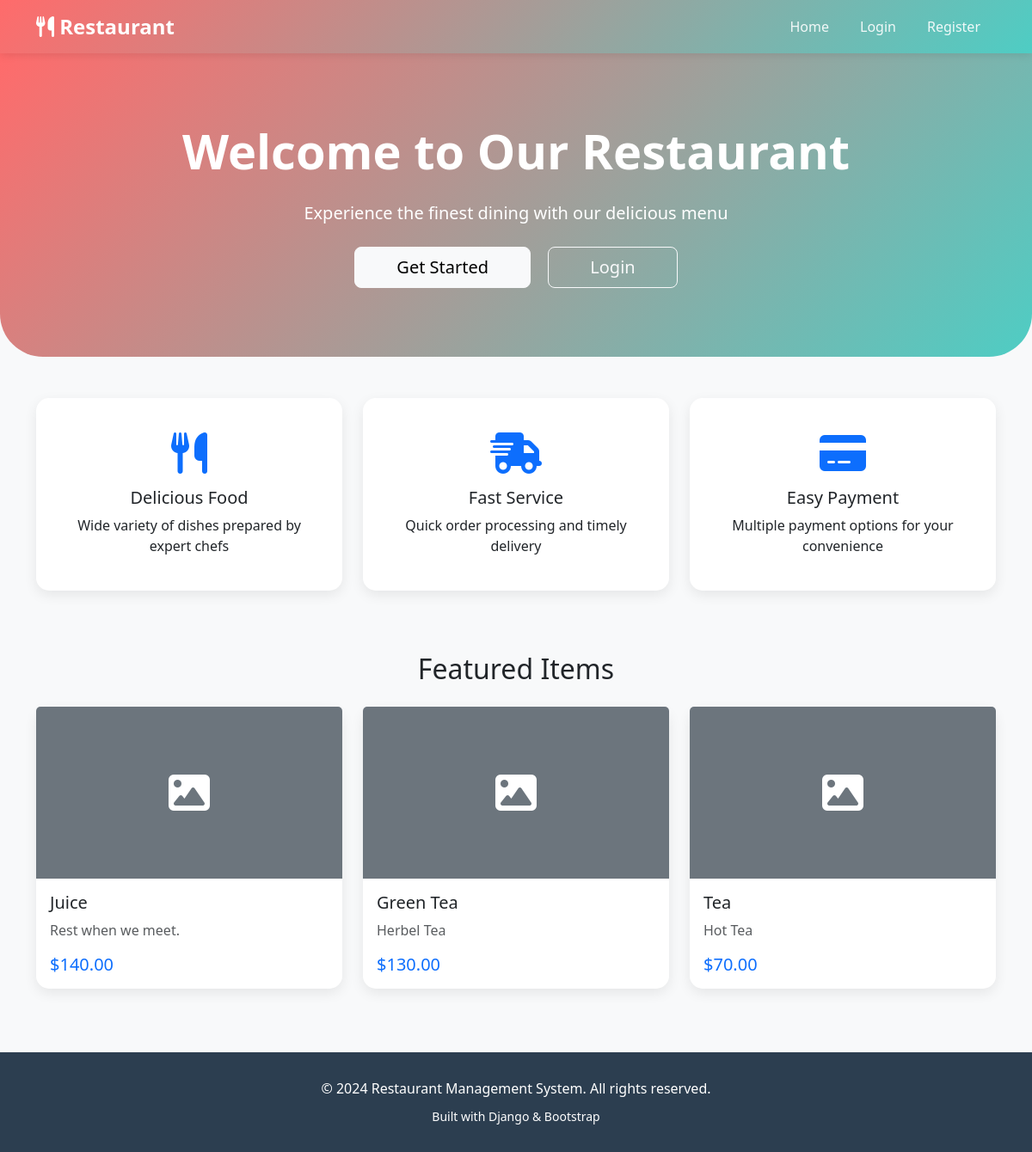
The page / on the database its author committed.
### restaurant/models.py (models this page shows, shortened)
class MenuItem(models.Model):
    category = models.ForeignKey(Category, on_delete=models.CASCADE, related_name='items')
    name = models.CharField(max_length=200)
    description = models.TextField()
    price = models.DecimalField(max_digits=10, decimal_places=2, validators=[MinValueValidator(Decimal('0.01'))])
    image = models.ImageField(upload_to='menu_items/', blank=True, null=True)
    is_available = models.BooleanField(default=True)
    created_at = models.DateTimeField(auto_now_add=True)
    updated_at = models.DateTimeField(auto_now=True)
    class Meta:
        ordering = ['category', 'name']

### restaurant/views.py (the view)
# urls.py: path('', views.home, name='home'),
def home(request):
    categories = Category.objects.all()[:6]
    featured_items = MenuItem.objects.filter(is_available=True)[:6]
    return render(request, 'restaurant/home.html', {
        'categories': categories,
        'featured_items': featured_items
    })

### restaurant/templates/restaurant/home.html (shortened to what this page needs)
{% extends 'restaurant/base.html' %}
{% block content %}
<div class="hero-section text-center">
    <div class="container">
        <h1 class="display-4 fw-bold mb-4">Welcome to Our Restaurant</h1>
        <p class="lead mb-4">Experience the finest dining with our delicious menu</p>
        {% if user.is_authenticated %}
            <a href="{% url 'menu' %}" class="btn btn-light btn-lg px-5">
                <i class="fas fa-book-open"></i> View Menu
            </a>
        {% else %}
            <a href="{% url 'register' %}" class="btn btn-light btn-lg px-5 me-3">
                Get Started
            </a>
            <a href="{% url 'login' %}" class="btn btn-outline-light btn-lg px-5">
                Login
            </a>
        {% endif %}
    </div>
</div>
<div class="container my-5">
    <div class="row text-center mb-5">
        <div class="col-md-4 mb-4 fade-in">
            <div class="card p-4">
                <div class="card-body">
                    <i class="fas fa-utensils fa-3x text-primary mb-3"></i>
                    <h5 class="card-title">Delicious Food</h5>
                    <p class="card-text">Wide variety of dishes prepared by expert chefs</p>
                </div>
            </div>
        </div>
        <div class="col-md-4 mb-4 fade-in" style="animation-delay: 0.2s;">
            <div class="card p-4">
                <div class="card-body">
                    <i class="fas fa-shipping-fast fa-3x text-primary mb-3"></i>
                    <h5 class="card-title">Fast Service</h5>
                    <p class="card-text">Quick order processing and timely delivery</p>
                </div>
            </div>
        </div>
        <div class="col-md-4 mb-4 fade-in" style="animation-delay: 0.4s;">
            <div class="card p-4">
                <div class="card-body">
                    <i class="fas fa-credit-card fa-3x text-primary mb-3"></i>
                    <h5 class="card-title">Easy Payment</h5>
                    <p class="card-text">Multiple payment options for your convenience</p>
                </div>
            </div>
        </div>
    </div>
    {% if featured_items %}
    <h2 class="text-center mb-4">Featured Items</h2>
    <div class="row">
        {% for item in featured_items %}
        <div class="col-md-4 mb-4">
            <div class="card h-100">
                {% if item.image %}
                <img src="{{ item.image.url }}" class="card-img-top" alt="{{ item.name }}" style="height: 200px; object-fit: cover;">
                {% else %}
                <div class="card-img-top bg-secondary d-flex align-items-center justify-content-center" style="height: 200px;">
                    <i class="fas fa-image fa-3x text-white"></i>
                </div>
                {% endif %}
                <div class="card-body">
                    <h5 class="card-title">{{ item.name }}</h5>
                    <p class="card-text text-muted">{{ item.description|truncatewords:15 }}</p>
                    <div class="d-flex justify-content-between align-items-center">
                        <span class="h5 text-primary mb-0">${{ item.price }}</span>
                    </div>
                </div>
            </div>
        </div>
        {% endfor %}
    </div>
    {% endif %}
</div>
{% endblock %}

### restaurant/templates/restaurant/base.html (style rules this page uses)
:root { --primary-color: #FF6B6B; --secondary-color: #4ECDC4; --dark-color: #2C3E50; --light-bg: #F8F9FA; }
body { font-family: 'Segoe UI', Tahoma, Geneva, Verdana, sans-serif; background-color: var(--light-bg); }
.card { border: none; border-radius: 15px; box-shadow: 0 5px 15px rgba(0,0,0,0.08); transition: all 0.3s; }
.hero-section { background: linear-gradient(135deg, var(--primary-color) 0%, var(--secondary-color) 100%); color: white; padding: 80px 0; border-radius: 0 0 50px 50px; }
.fade-in { animation: fadeIn 0.5s ease-in; }

### rows shown on the page
MenuItem: name "Juice", description "Rest when we meet.", price "140.00"
MenuItem: name "Green Tea", description "Herbel Tea", price "130.00"
MenuItem: name "Tea", description "Hot Tea", price "70.00"
